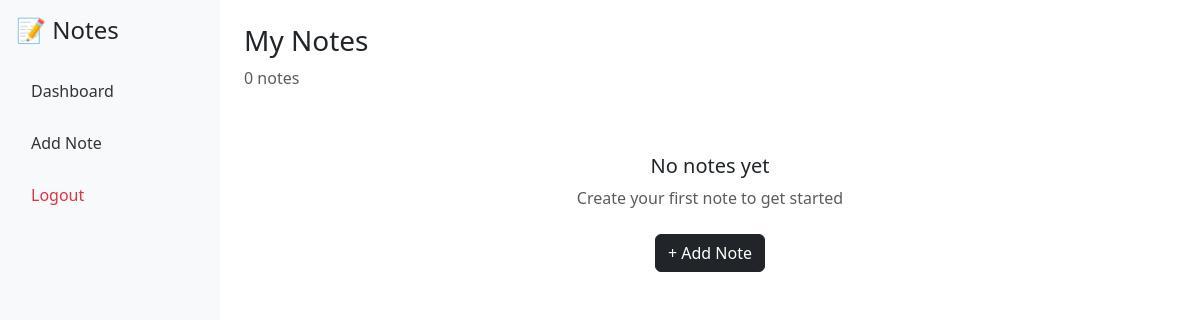
The app's page / (signed in), older data.
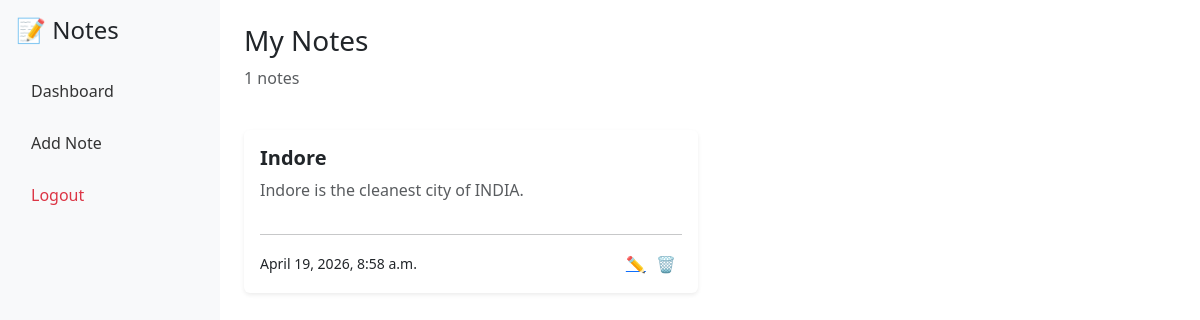
The same page, newer data.
### vault/models.py (models this page shows, shortened)
class Note(models.Model):
    title = models.CharField(max_length=200)
    content = models.TextField()
    language = models.CharField(max_length=50, blank=True)
    tags = models.CharField(max_length=200, blank=True)
    created_at = models.DateTimeField(auto_now_add=True)
    updated_at = models.DateTimeField(auto_now=True)
    owner = models.ForeignKey(User, on_delete=models.CASCADE)

### vault/views.py (the view)
# urls.py: path('', views.note_list, name='note_list'),
@login_required
def note_list(request):
    notes = Note.objects.filter(owner=request.user)
    return render(request, 'vault/note_list.html', {'notes': notes})

### vault/templates/vault/note_list.html (shortened to what this page needs)
{% extends 'base.html' %}
{% block content %}
<div class="d-flex justify-content-between align-items-center mb-4">
  <div>
    <h3>My Notes</h3>
    <p class="text-muted">{{ notes|length }} notes</p>
  </div>
</div>
{% if notes %}
<div class="row">
  {% for note in notes %}
  <div class="col-md-6 mb-4">
    <div class="card p-3 shadow-sm border-0">
      <h5 class="fw-bold">{{ note.title }}</h5>
      <p class="text-muted">{{ note.content }}</p>
      <hr>
      <div class="d-flex justify-content-between align-items-center">
        <small>{{ note.created_at }}</small>
        <div>
          <a href="{% url 'edit_note' note.id %}">✏️</a>
<form action="{% url 'delete_note' note.id %}" method="POST" style="display:inline;">
    <button type="submit" style="border:none; background:none;">🗑</button>
</form>
        </div>
      </div>
    </div>
  </div>
  {% endfor %}
</div>
{% else %}
<div class="text-center mt-5">
  <h5>No notes yet</h5>
  <p class="text-muted">Create your first note to get started</p>
  <a href="/add/" class="btn btn-dark mt-2">+ Add Note</a>
</div>
{% endif %}
{% endblock %}

### vault/templates/base.html (shortened to what this page needs)
<!DOCTYPE html>
<html>
<head>
  <link href="https://cdn.jsdelivr.net/npm/bootstrap@5.3.0/dist/css/bootstrap.min.css" rel="stylesheet">
</head>
<body>
<div class="d-flex">
  <div class="bg-light p-3" style="width:220px; height:100vh;">
    <h4 class="mb-4">📝 Notes</h4>
    <a href="/" class="nav-link-custom">Dashboard</a>
    <a href="/add/" class="nav-link-custom">Add Note</a>
    <form action="/accounts/logout/" method="POST">
      <button type="submit" class="nav-link-custom text-danger border-0 bg-transparent w-100 text-start">
        Logout
      </button>
    </form>
  </div>
  <div class="flex-grow-1 p-4">
    {% block content %}{% endblock %}
  </div>
</div>
</body>
</html>

### vault/templates/base.html (style rules this page uses)
.nav-link-custom { display: block; padding: 10px 15px; margin-bottom: 8px; border-radius: 8px; text-decoration: none; color: #333; font-weight: 500; transition: 0.3s; }

Row changes from the older to the newer data that the page shows:
added Note: title "Indore", content "Indore is the cleanest city of INDIA.", created_at "April 19, 2026, 8:58 a.m."
Text that changed along with them:
{{ notes|length }}: "0" → "1"
text no longer shown: "No notes yet Create your first note to get started + Add Note"
